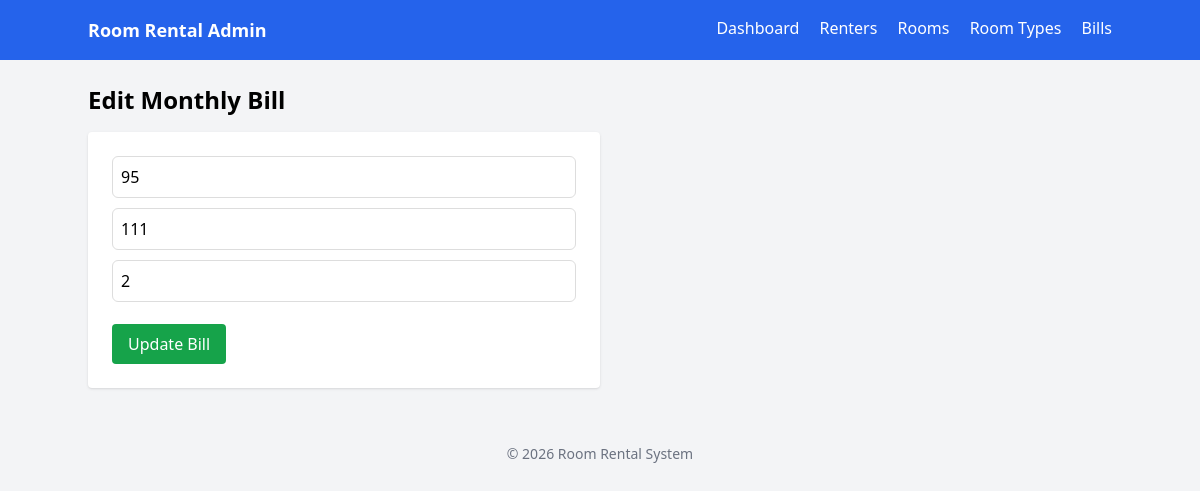
The app's page /bill_edit.php?id=1 with its own data.
### tables this page shows
CREATE TABLE IF NOT EXISTS `monthly_bill` (
  `bill_id` int NOT NULL AUTO_INCREMENT,
  `rental_id` int NOT NULL,
  `rate_id` int NOT NULL,
  `bill_month` date NOT NULL,
  `old_electric` decimal(10,0) NOT NULL,
  `new_electric` decimal(10,0) NOT NULL,
  `water_units` decimal(10,0) NOT NULL,
  PRIMARY KEY (`bill_id`),
  KEY `rental_id` (`rental_id`),
  KEY `rate_id` (`rate_id`)
);

### public/bill_edit.php (the view, shortened to what this page needs)
<?php
include '../includes/db.php';
$id = $_GET['id'];
$stmt = $pdo->prepare("SELECT * FROM monthly_bill WHERE bill_id=?");
$stmt->execute([$id]);
$bill = $stmt->fetch();
include '../includes/header.php';
?>
<h1 class="text-2xl font-bold mb-4">Edit Monthly Bill</h1>
<form method="POST" class="bg-white p-6 rounded shadow max-w-lg">
<input value="<?= $bill['old_electric'] ?>" name="old_electric" class="input">
<input value="<?= $bill['new_electric'] ?>" name="new_electric" class="input">
<input value="<?= $bill['water_units'] ?>" name="water_units" class="input">
<button class="bg-green-600 text-white px-4 py-2 rounded mt-3">
    Update Bill
</button>
</form>
<?php include '../includes/footer.php'; ?>

### public/bill_edit.php (style rules this page uses)
.input { width:100%; padding:8px; margin-bottom:10px; border:1px solid #ddd; border-radius:6px; }

### records on screen
monthly_bill: old_electric "95", new_electric "111", water_units "2"
